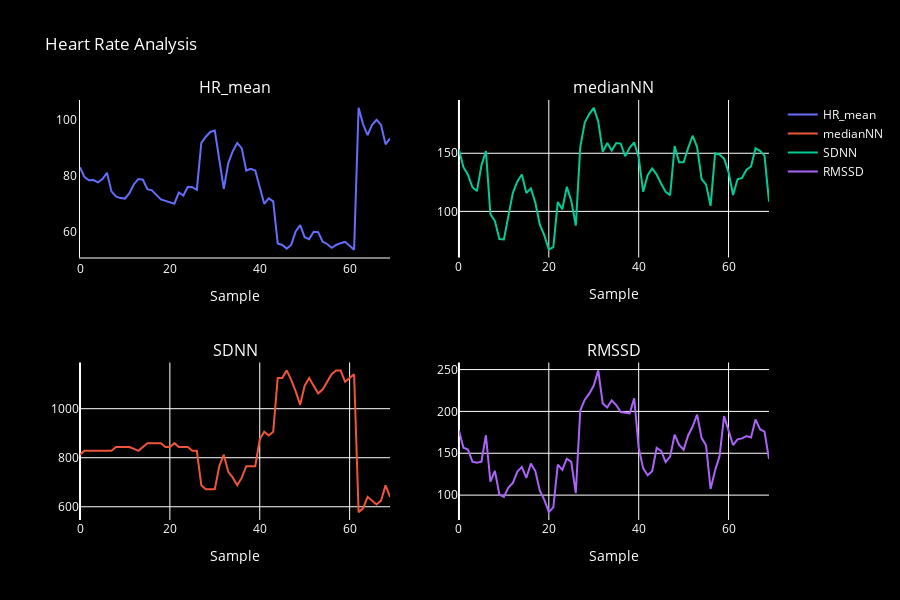

The notebook cell saved with this chart:
### Markdown cell above
#### Description of a Simple Heart Rate Variability (HRV) Plot

1. **X-Axis (Samples)**: The horizontal axis represents time, with data points evenly spaced or timestamped along the axis. It typically spans a specific duration or time period during which HRV measurements were taken. Time may be displayed in minutes, hours, or other relevant units, depending on the data's time resolution.

2. **Y-Axis (HRV Metric)**: The vertical axis represents the HRV metric being measured. Common HRV metrics include:

   - **SDNN (Standard Deviation of NN Intervals)**: A measure of overall HRV, reflecting both sympathetic and parasympathetic nervous system influence on heart rate.
   
   - **RMSSD (Root Mean Square of Successive Differences)**: A marker of parasympathetic (vagal) activity, specifically reflecting short-term HRV and respiratory sinus arrhythmia.
   
   - **pNN50 (Percentage of NN50 Intervals)**: Indicates the proportion of adjacent NN intervals (R-R intervals) differing by more than 50 ms, often used as a measure of high-frequency HRV.

### Code cell
"""
An HRV plot displays heart rate variability metrics over time. 
It helps assess cardiovascular health, stress levels, and autonomic nervous system activity."
"""

fig = make_subplots(rows=2, cols=2, subplot_titles=("HR_mean", "medianNN", "SDNN", "RMSSD"))

trace1 = go.Scatter(x=balanced_df.index[:70], y=balanced_df['HR_mean'][:70], mode='lines', name='HR_mean')
trace2 = go.Scatter(x=balanced_df.index[:70], y=balanced_df['medianNN'][:70], mode='lines', name='medianNN')
trace3 = go.Scatter(x=balanced_df.index[:70], y=balanced_df['SDNN'][:70], mode='lines', name='SDNN')
trace4 = go.Scatter(x=balanced_df.index[:70], y=balanced_df['RMSSD'][:70], mode='lines', name='RMSSD')

fig.add_trace(trace1, row=1, col=1)
fig.add_trace(trace2, row=2, col=1)
fig.add_trace(trace3, row=1, col=2)
fig.add_trace(trace4, row=2, col=2)

fig.update_xaxes(title_text="Sample", row=1, col=1)
fig.update_xaxes(title_text="Sample", row=2, col=1)
fig.update_xaxes(title_text="Sample", row=1, col=2)
fig.update_xaxes(title_text="Sample", row=2, col=2)

# Customize the layout with a black background
fig.update_layout(
    title="Heart Rate Analysis",
    paper_bgcolor='black',  # Set background color to black
    plot_bgcolor='black',   # Set plot background color to black
    font=dict(color='white'),  # Set font color to white
    showlegend=True,
    xaxis=dict(showline=True, showgrid=False),
    yaxis=dict(showline=True, showgrid=False),
)

fig.update_annotations(font=dict(color='white'))

fig.update_layout(width=900, height=600)
fig.show()

### Figure 1 — Plotly figure (JSON) as saved in the notebook; plotly's stock layout.template omitted (floating-point values rounded to 4 significant figures)
{"data": [{"mode": "lines", "name": "HR_mean", "type": "scatter", "x": [0, 1, 2, 3, 4, 5, 6, 7, 8, 9, 10, 11, 12, 13, 14, 15, 16, 17, 18, 19, 20, 21, 22, 23, 24, 25, 26, 27, 28, 29, 30, 31, 32, 33, 34, 35, 36, 37, 38, 39, 40, 41, 42, 43, 44, 45, 46, 47, 48, 49, 50, 51, 52, 53, 54, 55, 56, 57, 58, 59, 60, 61, 62, 63, 64, 65, 66, 67, 68, 69], "xaxis": "x", "y": [83.09, 79.55, 78.43, 78.51, 77.73, 78.88, 81.1, 74.48, 72.7, 72.08, 71.89, 73.84, 77.04, 78.91, 78.63, 75.28, 74.83, 73.16, 71.59, 71.08, 70.59, 70.08, 74.07, 72.97, 76.08, 75.95, 75.01, 91.84, 94.03, 95.73, 96.25, 85.12, 75.41, 84.59, 88.84, 91.8, 89.86, 81.93, 82.53, 81.94, 75.75, 70.02, 71.98, 70.9, 55.84, 55.3, 54.0, 55.32, 60.16, 62.4, 58.09, 57.4, 60.03, 59.91, 56.47, 55.66, 54.28, 55.29, 55.94, 56.42, 55.04, 53.64, 104.3, 98.47, 94.59, 98.26, 100.1, 98.24, 91.29, 93.44], "yaxis": "y"}, {"mode": "lines", "name": "medianNN", "type": "scatter", "x": [0, 1, 2, 3, 4, 5, 6, 7, 8, 9, 10, 11, 12, 13, 14, 15, 16, 17, 18, 19, 20, 21, 22, 23, 24, 25, 26, 27, 28, 29, 30, 31, 32, 33, 34, 35, 36, 37, 38, 39, 40, 41, 42, 43, 44, 45, 46, 47, 48, 49, 50, 51, 52, 53, 54, 55, 56, 57, 58, 59, 60, 61, 62, 63, 64, 65, 66, 67, 68, 69], "xaxis": "x3", "y": [812.5, 828.1, 828.1, 828.1, 828.1, 828.1, 828.1, 828.1, 843.8, 843.8, 843.8, 843.8, 835.9, 828.1, 843.8, 859.4, 859.4, 859.4, 859.4, 843.8, 843.8, 859.4, 843.8, 843.8, 843.8, 828.1, 828.1, 687.5, 671.9, 671.9, 671.9, 765.6, 812.5, 742.2, 718.8, 687.5, 718.8, 765.6, 765.6, 765.6, 875, 906.2, 890.6, 906.2, 1125, 1125, 1156.0, 1117.0, 1070.0, 1016.0, 1094.0, 1125, 1094.0, 1062.0, 1078.0, 1109.0, 1141.0, 1156.0, 1156.0, 1109.0, 1125, 1141.0, 578.1, 593.8, 640.6, 625, 609.4, 625, 687.5, 640.6], "yaxis": "y3"}, {"mode": "lines", "name": "SDNN", "type": "scatter", "x": [0, 1, 2, 3, 4, 5, 6, 7, 8, 9, 10, 11, 12, 13, 14, 15, 16, 17, 18, 19, 20, 21, 22, 23, 24, 25, 26, 27, 28, 29, 30, 31, 32, 33, 34, 35, 36, 37, 38, 39, 40, 41, 42, 43, 44, 45, 46, 47, 48, 49, 50, 51, 52, 53, 54, 55, 56, 57, 58, 59, 60, 61, 62, 63, 64, 65, 66, 67, 68, 69], "xaxis": "x2", "y": [153.2, 138.0, 131.5, 120.7, 117.4, 139.4, 151.9, 97.6, 91.68, 76.22, 75.84, 96.53, 115.9, 125.8, 131.8, 115.7, 119.8, 107.4, 88.52, 79.3, 67.09, 69.21, 108.1, 101.9, 121.1, 109.0, 87.68, 155.4, 176.4, 183.7, 189.1, 177.4, 151.2, 158.8, 152.3, 158.8, 158.3, 147.5, 154.8, 159.3, 146.5, 116.8, 131.1, 136.9, 131.6, 123.7, 116.8, 113.9, 156.3, 142.3, 142.2, 154.4, 165.1, 155.3, 127.8, 123.1, 104.8, 150.0, 148.8, 145.3, 133.8, 114.1, 127.7, 128.8, 135.9, 138.6, 154.3, 152.0, 148.0, 108.4], "yaxis": "y2"}, {"mode": "lines", "name": "RMSSD", "type": "scatter", "x": [0, 1, 2, 3, 4, 5, 6, 7, 8, 9, 10, 11, 12, 13, 14, 15, 16, 17, 18, 19, 20, 21, 22, 23, 24, 25, 26, 27, 28, 29, 30, 31, 32, 33, 34, 35, 36, 37, 38, 39, 40, 41, 42, 43, 44, 45, 46, 47, 48, 49, 50, 51, 52, 53, 54, 55, 56, 57, 58, 59, 60, 61, 62, 63, 64, 65, 66, 67, 68, 69], "xaxis": "x4", "y": [177.3, 156.5, 154.4, 139.9, 138.7, 139.9, 171.5, 116.2, 129.0, 100.7, 97.91, 109.1, 114.5, 128.1, 133.5, 120.7, 137.6, 128.7, 105.3, 94.36, 79.67, 85.35, 136.3, 130.1, 143.5, 139.7, 102.4, 201.0, 214.1, 221.2, 230.9, 249.0, 209.4, 204.8, 213.3, 207.6, 199.3, 198.8, 197.7, 215.6, 156.4, 131.9, 123.7, 128.6, 156.3, 152.8, 139.5, 146.1, 172.3, 159.9, 154.1, 171.3, 181.9, 196.1, 168.4, 159.1, 107.3, 129.4, 146.5, 194.4, 175.8, 159.8, 166.6, 167.7, 170.5, 169.0, 190.5, 178.7, 175.9, 143.2], "yaxis": "y4"}], "layout": {"annotations": [{"font": {"color": "white", "size": 16}, "showarrow": false, "text": "HR_mean", "x": 0.225, "xanchor": "center", "xref": "paper", "y": 1, "yanchor": "bottom", "yref": "paper"}, {"font": {"color": "white", "size": 16}, "showarrow": false, "text": "medianNN", "x": 0.775, "xanchor": "center", "xref": "paper", "y": 1, "yanchor": "bottom", "yref": "paper"}, {"font": {"color": "white", "size": 16}, "showarrow": false, "text": "SDNN", "x": 0.225, "xanchor": "center", "xref": "paper", "y": 0.375, "yanchor": "bottom", "yref": "paper"}, {"font": {"color": "white", "size": 16}, "showarrow": false, "text": "RMSSD", "x": 0.775, "xanchor": "center", "xref": "paper", "y": 0.375, "yanchor": "bottom", "yref": "paper"}], "font": {"color": "white"}, "height": 600, "paper_bgcolor": "black", "plot_bgcolor": "black", "showlegend": true, "title": {"text": "Heart Rate Analysis"}, "width": 900, "xaxis": {"anchor": "y", "autorange": true, "domain": [0, 0.45], "range": [0, 69], "showgrid": false, "showline": true, "title": {"text": "Sample"}, "type": "linear"}, "xaxis2": {"anchor": "y2", "autorange": true, "domain": [0.55, 1], "range": [0, 69], "title": {"text": "Sample"}, "type": "linear"}, "xaxis3": {"anchor": "y3", "autorange": true, "domain": [0, 0.45], "range": [0, 69], "title": {"text": "Sample"}, "type": "linear"}, "xaxis4": {"anchor": "y4", "autorange": true, "domain": [0.55, 1], "range": [0, 69], "title": {"text": "Sample"}, "type": "linear"}, "yaxis": {"anchor": "x", "autorange": true, "domain": [0.625, 1], "range": [50.82, 107.2], "showgrid": false, "showline": true, "type": "linear"}, "yaxis2": {"anchor": "x2", "autorange": true, "domain": [0.625, 1], "range": [60.32, 195.8], "type": "linear"}, "yaxis3": {"anchor": "x3", "autorange": true, "domain": [0, 0.375], "range": [546.0, 1188.0], "type": "linear"}, "yaxis4": {"anchor": "x4", "autorange": true, "domain": [0, 0.375], "range": [70.26, 258.4], "type": "linear"}}}
